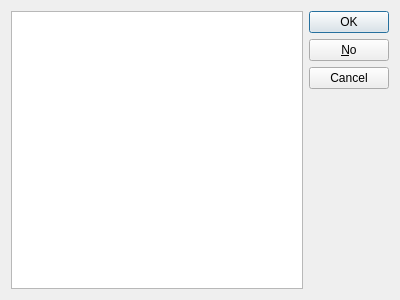
<?xml version="1.0" encoding="UTF-8"?>
<ui version="4.0">
 <class>InfoDialog</class>
 <widget class="QDialog" name="InfoDialog">
  <property name="geometry">
   <rect>
    <x>0</x>
    <y>0</y>
    <width>400</width>
    <height>300</height>
   </rect>
  </property>
  <property name="windowTitle">
   <string>Dialog</string>
  </property>
  <layout class="QHBoxLayout" name="horizontalLayout_2">
   <item>
    <layout class="QHBoxLayout" name="horizontalLayout">
     <item>
      <widget class="QTextEdit" name="textEdit"/>
     </item>
     <item>
      <widget class="QDialogButtonBox" name="buttonBox">
       <property name="orientation">
        <enum>Qt::Vertical</enum>
       </property>
       <property name="standardButtons">
        <set>QDialogButtonBox::Cancel|QDialogButtonBox::No|QDialogButtonBox::Ok</set>
       </property>
      </widget>
     </item>
    </layout>
   </item>
  </layout>
 </widget>
 <resources/>
 <connections/>
</ui>
